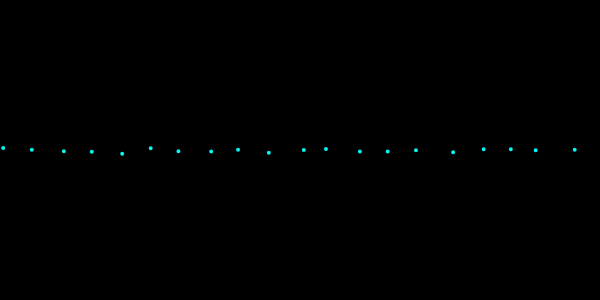
Frame 1 (no input)
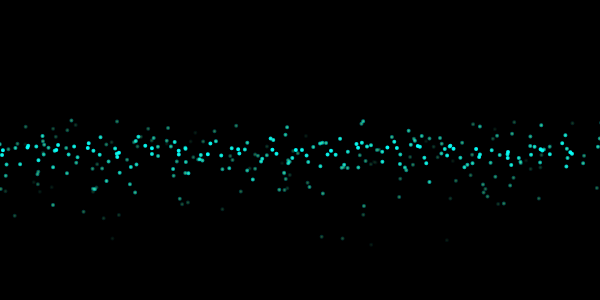
Frame 60 (no input)
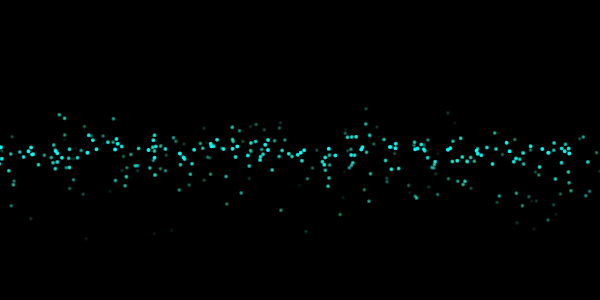
Frame 120 (the mouse pressed at the canvas centre since frame 60)

The p5.js sketch that drew these frames (run headless with seeded random() and noise() and a simulated clock; from frame 60 on, the mouse is pressed at the canvas centre):

// p5.js sketch
// ── sketch.js
let particles=[];

function setup(){
  createCanvas(600, 300);
}

function draw(){
  background(0);
  for(let i=0;i<20;i++){
  particles.push(new Particle(30*i,150));
  }
  for(let particle of particles){
    let gravity=createVector(0,0.2);
    particle.applyForce(gravity);

    particle.update();
    particle.show();
  }
  for(let i=particles.length-1;i>=0;i--){
    if(particles[i].finished()){
      particles.splice(i,1);
    }
  }
}

// ── particle.js
class Particle{
  constructor(x,y){
    this.pos=createVector(x,y);
    //this.vel=createVector(0,0);
    this.vel=p5.Vector.random2D();
    this.vel.mult(random(1,5));
    this.acc=createVector(0,0);
    this.r=1;
    this.lifetime=255;
    this.color=color;
  }
  finished(){
    return(this.lifetimr<0);
  }
  applyForce(force){
    this.acc.add(force);
  }

  update(){
    this.vel.add(this.acc);
    this.pos.add(this.vel);
    this.acc.set(0,0);
    this.lifetime-=15;
  }

  show(){
    stroke(0,255,255,this.lifetime);
    strokeWeight(2);
    fill(255,255,0,this.lifetime);
    ellipse(this.pos.x, this.pos.y, this.r * 2);
    if(this.finished()){
      fill(0,255,0);
    }
  }

}
